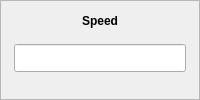
                  <widget class="QFrame" name="frameSpeed">
                   <property name="frameShape">
                    <enum>QFrame::StyledPanel</enum>
                   </property>
                   <property name="frameShadow">
                    <enum>QFrame::Raised</enum>
                   </property>
                   <layout class="QGridLayout" name="gridLayout_15">
                    <property name="leftMargin">
                     <number>0</number>
                    </property>
                    <property name="topMargin">
                     <number>0</number>
                    </property>
                    <property name="rightMargin">
                     <number>0</number>
                    </property>
                    <property name="bottomMargin">
                     <number>0</number>
                    </property>
                    <property name="spacing">
                     <number>0</number>
                    </property>
                    <item row="1" column="0">
                     <widget class="QLabel" name="lblFrameStrengthLeft_10">
                      <property name="sizePolicy">
                       <sizepolicy hsizetype="Fixed" vsizetype="Ignored">
                        <horstretch>0</horstretch>
                        <verstretch>0</verstretch>
                       </sizepolicy>
                      </property>
                      <property name="minimumSize">
                       <size>
                        <width>10</width>
                        <height>0</height>
                       </size>
                      </property>
                      <property name="maximumSize">
                       <size>
                        <width>10</width>
                        <height>16777215</height>
                       </size>
                      </property>
                      <property name="pixmap">
                       <pixmap resource="resources.qrc">:/img/data/character_stat_left.png</pixmap>
                      </property>
                      <property name="scaledContents">
                       <bool>true</bool>
                      </property>
                     </widget>
                    </item>
                    <item row="2" column="0">
                     <widget class="QLabel" name="lblFrameStrengthBottomLeft_10">
                      <property name="sizePolicy">
                       <sizepolicy hsizetype="Fixed" vsizetype="Fixed">
                        <horstretch>0</horstretch>
                        <verstretch>0</verstretch>
                       </sizepolicy>
                      </property>
                      <property name="minimumSize">
                       <size>
                        <width>11</width>
                        <height>11</height>
                       </size>
                      </property>
                      <property name="maximumSize">
                       <size>
                        <width>11</width>
                        <height>11</height>
                       </size>
                      </property>
                      <property name="pixmap">
                       <pixmap resource="resources.qrc">:/img/data/character_stat_bottomleft.png</pixmap>
                      </property>
                      <property name="scaledContents">
                       <bool>true</bool>
                      </property>
                     </widget>
                    </item>
                    <item row="0" column="0">
                     <widget class="QLabel" name="lblFrameStrengthTopLeft_10">
                      <property name="sizePolicy">
                       <sizepolicy hsizetype="Fixed" vsizetype="Fixed">
                        <horstretch>0</horstretch>
                        <verstretch>0</verstretch>
                       </sizepolicy>
                      </property>
                      <property name="minimumSize">
                       <size>
                        <width>11</width>
                        <height>11</height>
                       </size>
                      </property>
                      <property name="maximumSize">
                       <size>
                        <width>11</width>
                        <height>11</height>
                       </size>
                      </property>
                      <property name="text">
                       <string/>
                      </property>
                      <property name="pixmap">
                       <pixmap resource="resources.qrc">:/img/data/character_stat_topleft.png</pixmap>
                      </property>
                      <property name="scaledContents">
                       <bool>true</bool>
                      </property>
                     </widget>
                    </item>
                    <item row="1" column="2">
                     <widget class="QLabel" name="lblFrameStrengthRight_10">
                      <property name="sizePolicy">
                       <sizepolicy hsizetype="Fixed" vsizetype="Ignored">
                        <horstretch>0</horstretch>
                        <verstretch>0</verstretch>
                       </sizepolicy>
                      </property>
                      <property name="minimumSize">
                       <size>
                        <width>11</width>
                        <height>0</height>
                       </size>
                      </property>
                      <property name="maximumSize">
                       <size>
                        <width>11</width>
                        <height>16777215</height>
                       </size>
                      </property>
                      <property name="pixmap">
                       <pixmap resource="resources.qrc">:/img/data/character_stat_right.png</pixmap>
                      </property>
                      <property name="scaledContents">
                       <bool>true</bool>
                      </property>
                     </widget>
                    </item>
                    <item row="2" column="2">
                     <widget class="QLabel" name="lblFrameStrengthBottomRight_10">
                      <property name="sizePolicy">
                       <sizepolicy hsizetype="Fixed" vsizetype="Fixed">
                        <horstretch>0</horstretch>
                        <verstretch>0</verstretch>
                       </sizepolicy>
                      </property>
                      <property name="minimumSize">
                       <size>
                        <width>11</width>
                        <height>11</height>
                       </size>
                      </property>
                      <property name="maximumSize">
                       <size>
                        <width>11</width>
                        <height>11</height>
                       </size>
                      </property>
                      <property name="pixmap">
                       <pixmap resource="resources.qrc">:/img/data/character_stat_bottomright.png</pixmap>
                      </property>
                      <property name="scaledContents">
                       <bool>true</bool>
                      </property>
                     </widget>
                    </item>
                    <item row="0" column="2">
                     <widget class="QLabel" name="lblFrameStrengthTopRight_10">
                      <property name="sizePolicy">
                       <sizepolicy hsizetype="Fixed" vsizetype="Fixed">
                        <horstretch>0</horstretch>
                        <verstretch>0</verstretch>
                       </sizepolicy>
                      </property>
                      <property name="minimumSize">
                       <size>
                        <width>11</width>
                        <height>11</height>
                       </size>
                      </property>
                      <property name="maximumSize">
                       <size>
                        <width>11</width>
                        <height>11</height>
                       </size>
                      </property>
                      <property name="text">
                       <string/>
                      </property>
                      <property name="pixmap">
                       <pixmap resource="resources.qrc">:/img/data/character_stat_topright.png</pixmap>
                      </property>
                      <property name="scaledContents">
                       <bool>true</bool>
                      </property>
                     </widget>
                    </item>
                    <item row="1" column="1">
                     <widget class="QFrame" name="frameSpeedContents">
                      <layout class="QVBoxLayout" name="verticalLayout_38" stretch="1,2,4,2">
                       <property name="spacing">
                        <number>2</number>
                       </property>
                       <property name="leftMargin">
                        <number>2</number>
                       </property>
                       <property name="topMargin">
                        <number>2</number>
                       </property>
                       <property name="rightMargin">
                        <number>2</number>
                       </property>
                       <property name="bottomMargin">
                        <number>2</number>
                       </property>
                       <item>
                        <widget class="QLabel" name="label_52">
                         <property name="font">
                          <font>
                           <bold>true</bold>
                          </font>
                         </property>
                         <property name="text">
                          <string>Speed</string>
                         </property>
                         <property name="alignment">
                          <set>Qt::AlignCenter</set>
                         </property>
                        </widget>
                       </item>
                       <item>
                        <spacer name="verticalSpacer_6">
                         <property name="orientation">
                          <enum>Qt::Vertical</enum>
                         </property>
                         <property name="sizeType">
                          <enum>QSizePolicy::Preferred</enum>
                         </property>
                         <property name="sizeHint" stdset="0">
                          <size>
                           <width>20</width>
                           <height>5</height>
                          </size>
                         </property>
                        </spacer>
                       </item>
                       <item>
                        <widget class="QLineEdit" name="edtSpeed">
                         <property name="sizePolicy">
                          <sizepolicy hsizetype="Preferred" vsizetype="Preferred">
                           <horstretch>0</horstretch>
                           <verstretch>0</verstretch>
                          </sizepolicy>
                         </property>
                         <property name="text">
                          <string/>
                         </property>
                         <property name="alignment">
                          <set>Qt::AlignCenter</set>
                         </property>
                        </widget>
                       </item>
                       <item>
                        <spacer name="verticalSpacer_8">
                         <property name="orientation">
                          <enum>Qt::Vertical</enum>
                         </property>
                         <property name="sizeType">
                          <enum>QSizePolicy::Preferred</enum>
                         </property>
                         <property name="sizeHint" stdset="0">
                          <size>
                           <width>20</width>
                           <height>5</height>
                          </size>
                         </property>
                        </spacer>
                       </item>
                      </layout>
                     </widget>
                    </item>
                    <item row="0" column="1">
                     <widget class="QLabel" name="lblFrameStrengthTop_10">
                      <property name="sizePolicy">
                       <sizepolicy hsizetype="Ignored" vsizetype="Fixed">
                        <horstretch>0</horstretch>
                        <verstretch>0</verstretch>
                       </sizepolicy>
                      </property>
                      <property name="minimumSize">
                       <size>
                        <width>0</width>
                        <height>11</height>
                       </size>
                      </property>
                      <property name="maximumSize">
                       <size>
                        <width>16777215</width>
                        <height>11</height>
                       </size>
                      </property>
                      <property name="pixmap">
                       <pixmap resource="resources.qrc">:/img/data/character_stat_top.png</pixmap>
                      </property>
                      <property name="scaledContents">
                       <bool>true</bool>
                      </property>
                     </widget>
                    </item>
                    <item row="2" column="1">
                     <widget class="QLabel" name="lblFrameStrengthBottom_10">
                      <property name="sizePolicy">
                       <sizepolicy hsizetype="Ignored" vsizetype="Ignored">
                        <horstretch>0</horstretch>
                        <verstretch>0</verstretch>
                       </sizepolicy>
                      </property>
                      <property name="minimumSize">
                       <size>
                        <width>0</width>
                        <height>11</height>
                       </size>
                      </property>
                      <property name="maximumSize">
                       <size>
                        <width>16777215</width>
                        <height>11</height>
                       </size>
                      </property>
                      <property name="pixmap">
                       <pixmap resource="resources.qrc">:/img/data/character_stat_bottom.png</pixmap>
                      </property>
                      <property name="scaledContents">
                       <bool>true</bool>
                      </property>
                     </widget>
                    </item>
                   </layout>
                  </widget>
